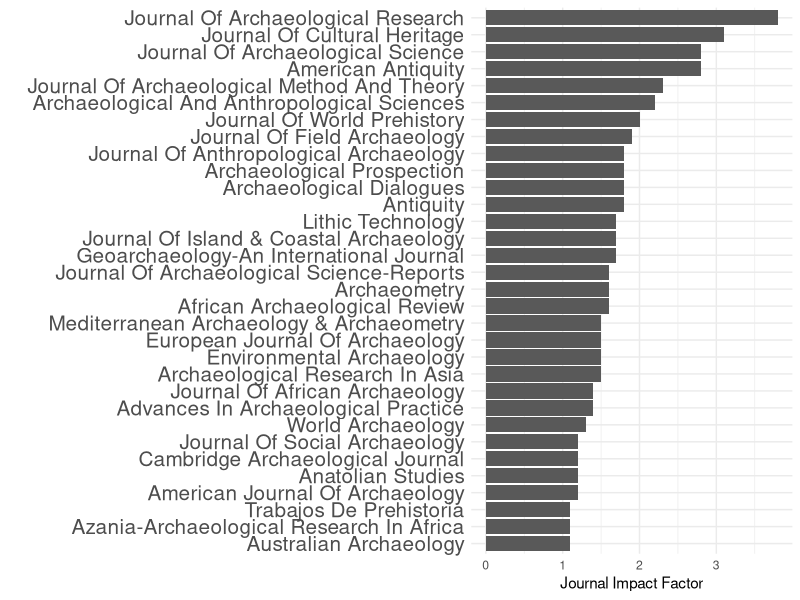
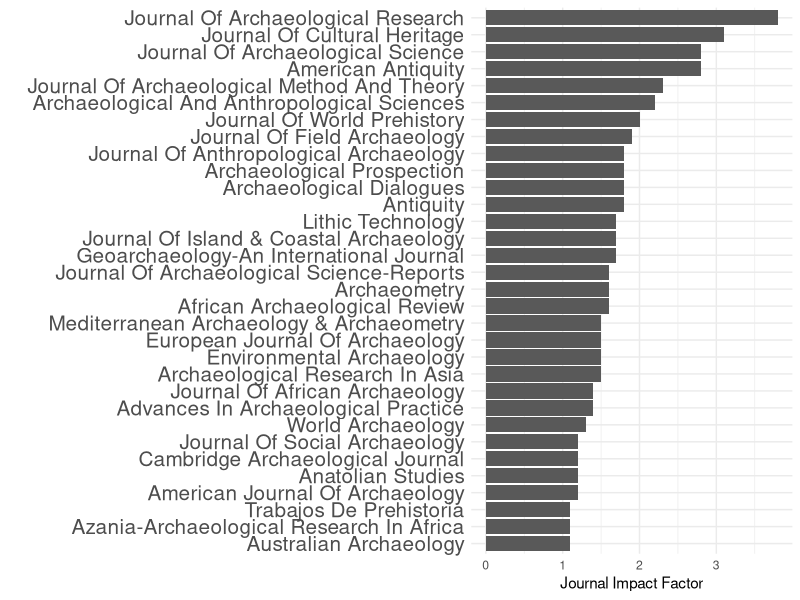

R code for these plots, in order:
library(tidyverse)

impact_factors <- 
  read_csv("data/Archaeology_journal_IF_JCR_JournalResults_10_2023.csv",
           skip = 2) %>% 
  mutate(journal_name = str_to_title(`Journal name`))


impact_factors%>% 
  mutate(journal_name = str_to_title(`Journal name`)) %>% 
  filter(`2022 JIF` > 1) %>% 
  filter(`2022 JIF` != "N/A") %>% 
  drop_na(`2022 JIF`) %>% 
  mutate(jif = parse_number(`2022 JIF`)) %>% 
ggplot() +
  aes(reorder(journal_name, 
              jif),
      jif) +
  geom_col() +
  coord_flip() +
  labs(y = "Journal Impact Factor",
       x = "") +
  theme_minimal() +
  theme(axis.text.y = element_text(size = 15)) 

ggsave("docs/archaeology_jif_plot.png",
       h = 10,
       w = 6,
       bg ="white")



